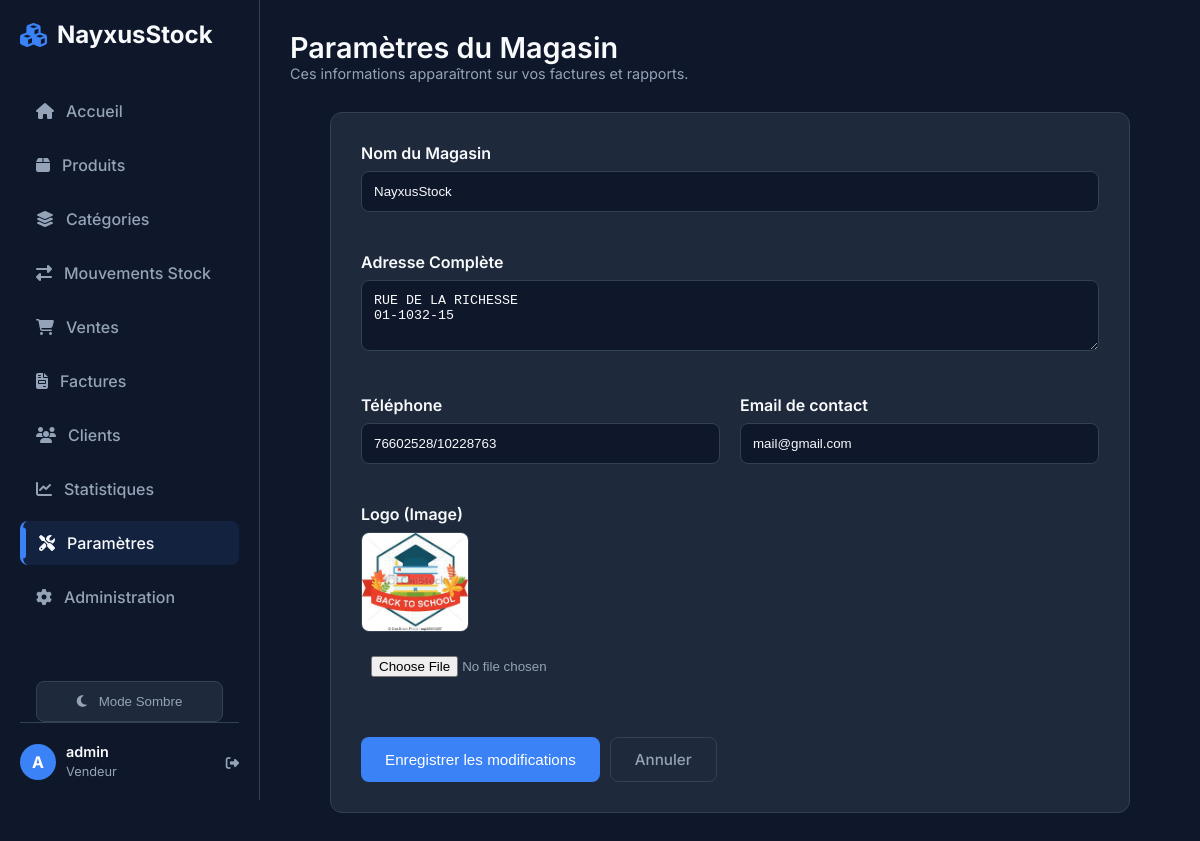
/settings/ (signed in), run on the app's committed database.
### core/models.py (models this page shows, shortened)
class StoreSettings(models.Model):
    name = models.CharField(max_length=100, default="NayxusStock", verbose_name="Nom du magasin")
    address = models.TextField(blank=True, null=True, verbose_name="Adresse")
    phone = models.CharField(max_length=50, blank=True, null=True, verbose_name="Téléphone")
    email = models.EmailField(blank=True, null=True, verbose_name="Email")
    logo = models.ImageField(upload_to='logo/', blank=True, null=True, verbose_name="Logo")
    class Meta:
        verbose_name = "Paramètres du magasin"
        verbose_name_plural = "Paramètres du magasin"
    @classmethod
    def get_settings(cls):
        obj, created = cls.objects.get_or_create(id=1)
        return obj

### users/models.py (models this page shows, shortened)
class User(AbstractUser):
    class Role(models.TextChoices):
        ADMIN = "ADMIN", "Administrateur"
        SELLER = "SELLER", "Vendeur"
    role = models.CharField(max_length=50, choices=Role.choices, default=Role.SELLER)
    phone = models.CharField(max_length=20, blank=True, null=True)

### core/views.py (the view)
# urls.py: path('settings/', views.StoreSettingsUpdateView.as_view(), name='store_settings'),
class StoreSettingsUpdateView(LoginRequiredMixin, UserPassesTestMixin, UpdateView):
    model = StoreSettings
    fields = ['name', 'address', 'phone', 'email', 'logo']
    template_name = 'core/store_settings_form.html'
    success_url = reverse_lazy('dashboard')
    def get_object(self, queryset=None):
        return StoreSettings.get_settings()
    def test_func(self):
        return self.request.user.is_superuser or self.request.user.is_staff
    def get_context_data(self, **kwargs):
        context = super().get_context_data(**kwargs)
        context['title'] = 'Paramètres du Magasin'
        return context

### core/context_processors.py (called while the page is built)
def store_info(request):
    return {
        'store': StoreSettings.get_settings()
    }

def stock_alerts(request):
    count = Product.objects.filter(quantity__lte=F('alert_threshold')).count()
    return {
        'low_stock_alert_count': count
    }

### core/templates/core/store_settings_form.html (shortened to what this page needs)
{% extends 'core/base.html' %}
{% block content %}
<div class="page-header">
    <div class="header-title">
        <h1 class="page-title">Paramètres du Magasin</h1>
        <p style="color: var(--text-secondary); font-size: 0.9rem;">Ces informations apparaîtront sur vos factures et rapports.</p>
    </div>
</div>
<div style="max-width: 800px; margin: 0 auto;">
    <form method="post" enctype="multipart/form-data" class="form-container" style="background: var(--bg-secondary); padding: 30px; border-radius: 12px; border: 1px solid var(--border-color);">
        <div style="display: grid; grid-template-columns: 1fr 1fr; gap: 20px;">
            <div style="grid-column: span 2; margin-bottom: 20px;">
                <label style="display: block; margin-bottom: 8px; font-weight: 600;">Nom du Magasin</label>
                <input type="text" name="name" value="{{ form.name.value|default:'' }}" style="width: 100%; padding: 12px; border-radius: 8px; border: 1px solid var(--border-color); background: var(--bg-primary); color: var(--text-primary);">
            </div>
            <div style="grid-column: span 2; margin-bottom: 20px;">
                <label style="display: block; margin-bottom: 8px; font-weight: 600;">Adresse Complète</label>
                <textarea name="address" rows="3" style="width: 100%; padding: 12px; border-radius: 8px; border: 1px solid var(--border-color); background: var(--bg-primary); color: var(--text-primary);">{{ form.address.value|default:'' }}</textarea>
            </div>
            <div style="margin-bottom: 20px;">
                <label style="display: block; margin-bottom: 8px; font-weight: 600;">Téléphone</label>
                <input type="text" name="phone" value="{{ form.phone.value|default:'' }}" style="width: 100%; padding: 12px; border-radius: 8px; border: 1px solid var(--border-color); background: var(--bg-primary); color: var(--text-primary);">
            </div>
            <div style="margin-bottom: 20px;">
                <label style="display: block; margin-bottom: 8px; font-weight: 600;">Email de contact</label>
                <input type="email" name="email" value="{{ form.email.value|default:'' }}" style="width: 100%; padding: 12px; border-radius: 8px; border: 1px solid var(--border-color); background: var(--bg-primary); color: var(--text-primary);">
            </div>
            <div style="grid-column: span 2; margin-bottom: 30px;">
                <label style="display: block; margin-bottom: 8px; font-weight: 600;">Logo (Image)</label>
                {% if store.logo %}
                <div style="margin-bottom: 10px;">
                    <img src="{{ store.logo.url }}" alt="Logo actuel" style="max-height: 100px; border-radius: 8px; border: 1px solid var(--border-color);">
                </div>
                {% endif %}
                <input type="file" name="logo" style="width: 100%; padding: 10px; color: var(--text-secondary);">
            </div>
        </div>
        <div style="display: flex; gap: 10px; margin-top: 20px;">
            <button type="submit" class="btn btn-primary" style="padding: 12px 24px;">Enregistrer les modifications</button>
            <a href="{% url 'dashboard' %}" class="btn btn-outline" style="padding: 12px 24px;">Annuler</a>
        </div>
    </form>
</div>
{% endblock %}

### core/templates/core/base.html (shortened to what this page needs)
{% load static %}
<!DOCTYPE html>
<html lang="fr">
<head>
    <link rel="stylesheet" href="https://cdnjs.cloudflare.com/ajax/libs/font-awesome/6.4.0/css/all.min.css">
    <link rel="stylesheet" href="{% static 'css/style.css' %}?v=1.1">
</head>
<body>
    <aside class="sidebar">
        <div class="brand">
            <i class="fas fa-cubes"></i>
            <span>{{ store.name }}</span>
        </div>
        <ul class="nav-links" style="overflow-y: auto; flex: 1; margin-right: -10px; padding-right: 10px;">
            <li class="nav-item">
                <a href="{% url 'dashboard' %}"
                    class="nav-link {% if request.resolver_match.url_name == 'dashboard' %}active{% endif %}">
                    <i class="fas fa-home"></i>
                    <span>Accueil</span>
                </a>
            </li>
            <li class="nav-item">
                <a href="{% url 'product_list' %}"
                    class="nav-link {% if request.resolver_match.url_name == 'product_list' %}active{% endif %}">
                    <i class="fas fa-box" {% if low_stock_alert_count > 0 %}style="color: #ef4444;"{% endif %}></i>
                    <span>Produits</span>
                </a>
            </li>
            <li class="nav-item">
                <a href="{% url 'category_list' %}"
                    class="nav-link {% if request.resolver_match.url_name == 'category_list' %}active{% endif %}">
                    <i class="fas fa-layer-group"></i>
                    <span>Catégories</span>
                </a>
            </li>
            <li class="nav-item">
                <a href="{% url 'stock_movement_list' %}"
                    class="nav-link {% if request.resolver_match.url_name == 'stock_movement_list' %}active{% endif %}">
                    <i class="fas fa-exchange-alt"></i>
                    <span>Mouvements Stock</span>
                </a>
            </li>
            <li class="nav-item">
                <a href="{% url 'sales_list' %}"
                    class="nav-link {% if request.resolver_match.url_name == 'sales_list' %}active{% endif %}">
                    <i class="fas fa-shopping-cart"></i>
                    <span>Ventes</span>
                </a>
            </li>
            <li class="nav-item">
                <a href="{% url 'invoice_list' %}"
                    class="nav-link {% if request.resolver_match.url_name == 'invoice_list' %}active{% endif %}">
                    <i class="fas fa-file-invoice"></i>
                    <span>Factures</span>
                </a>
            </li>
            <li class="nav-item">
                <a href="{% url 'customer_list' %}"
                    class="nav-link {% if request.resolver_match.url_name == 'customer_list' %}active{% endif %}">
                    <i class="fas fa-users"></i>
                    <span>Clients</span>
                </a>
            </li>
            <li class="nav-item">
                <a href="{% url 'statistics' %}"
                    class="nav-link {% if request.resolver_match.url_name == 'statistics' %}active{% endif %}">
                    <i class="fas fa-chart-line"></i>
                    <span>Statistiques</span>
                </a>
            </li>
            {% if user.is_staff or user.is_superuser %}
            <li class="nav-item">
                <a href="{% url 'store_settings' %}"
                    class="nav-link {% if request.resolver_match.url_name == 'store_settings' %}active{% endif %}">
                    <i class="fas fa-tools"></i>
                    <span>Paramètres</span>
                </a>
            </li>
            <li class="nav-item">
                <a href="{% url 'admin:index' %}" class="nav-link">
                    <i class="fas fa-cog"></i>
                    <span>Administration</span>
                </a>
            </li>
            {% endif %}
        </ul>
        <div style="margin-top: 20px; padding: 0 16px;">
            <button id="theme-toggle" class="nav-link" style="width: 100%; border: 1px solid var(--border-color); background: var(--bg-secondary); cursor: pointer; justify-content: center;">
                <i class="fas fa-moon" id="theme-icon"></i>
                <span id="theme-text">Mode Sombre</span>
            </button>
        </div>
        <div class="user-profile">
            <div class="avatar">{{ user.username|make_list|first|upper }}</div>
            <div class="user-info-text">
                <span class="user-name">{{ user.username }}</span>
                <span class="user-role">{{ user.get_role_display|default:"User" }}</span>
            </div>
            <form action="{% url 'logout' %}" method="post" style="display:inline;">
                <button type="submit"
                    style="background:none; border:none; color: var(--text-secondary); cursor: pointer; padding: 0;"><i
                        class="fas fa-sign-out-alt"></i></button>
            </form>
        </div>
    </aside>
    <main class="main-content">
        {% block content %}
        {% endblock %}
    </main>
</body>
</html>

### static/css/style.css (style rules this page uses)
:root { --bg-primary: #0f172a; --bg-secondary: #1e293b; --bg-sidebar: #0f172a; --accent: #3b82f6; --accent-hover: #2563eb; --text-primary: #f8fafc; --text-secondary: #94a3b8; --border-color: #334155; --success: #10b981; --danger: #ef4444; --warning: #f59e0b; --table-header-bg: transparent; --table-row-bg: #1e293b; --font-family: 'Inter', sans-serif; --shadow: 0 4px 12px rgba(0, 0, 0, 0.3); --transition: background-color 0.3s ease, color 0.3s ease, border-color 0.3s ease, transform 0.3s ease; }
body { transition: background-color var(--transition), color var(--transition); }
.sidebar, .main-content, .nav-link, .stat-card, .table-container, tr.data-row td, .btn, .search-bar { transition: var(--transition); }
* { box-sizing: border-box; margin: 0; padding: 0; }
body { background-color: var(--bg-primary); color: var(--text-primary); font-family: var(--font-family); display: flex; min-height: 100vh; }
.sidebar { width: 260px; background-color: var(--bg-sidebar); padding: 20px; display: flex; flex-direction: column; border-right: 1px solid var(--border-color); position: fixed; height: 100vh; left: 0; top: 0; z-index: 100; }
.brand { font-size: 1.5rem; font-weight: bold; color: var(--text-primary); margin-bottom: 40px; display: flex; align-items: center; gap: 10px; }
.brand i { color: var(--accent); }
.nav-links { list-style: none; flex: 1; overflow-y: auto; overflow-x: hidden; padding-right: 5px; }
.nav-item { margin-bottom: 10px; }
.nav-link { display: flex; align-items: center; gap: 12px; padding: 12px 16px; color: var(--text-secondary); text-decoration: none; border-radius: 8px; transition: all 0.2s; font-weight: 500; }
.nav-link:hover, .nav-link.active { background-color: rgba(59, 130, 246, 0.1); color: var(--text-primary); }
.nav-link.active { border-left: 3px solid var(--accent); }
.main-content { margin-left: 260px; flex: 1; padding: 30px; background-color: var(--bg-primary); width: calc(100% - 260px); }
.page-header { display: flex; justify-content: space-between; align-items: center; margin-bottom: 30px; }
.page-title { font-size: 1.8rem; font-weight: 600; }
.btn { padding: 10px 20px; border-radius: 8px; border: none; font-weight: 500; cursor: pointer; text-decoration: none; transition: background 0.2s; display: inline-flex; align-items: center; gap: 8px; font-size: 0.95rem; }
.btn-primary { background-color: var(--accent); color: white; }
.btn-outline { background-color: transparent; border: 1px solid var(--border-color); color: var(--text-secondary); }
.user-profile { margin-top: auto; padding-top: 20px; border-top: 1px solid var(--border-color); display: flex; align-items: center; gap: 10px; }
.avatar { width: 36px; height: 36px; border-radius: 50%; background-color: var(--accent); display: flex; justify-content: center; align-items: center; font-weight: bold; color: white; }
.user-info-text { flex: 1; }
.user-name { font-size: 0.9rem; font-weight: 600; display: block; }
.user-role { font-size: 0.8rem; color: var(--text-secondary); }
.btn { transition: all 0.3s ease; position: relative; overflow: hidden; }
.btn::before { content: ''; position: absolute; top: 50%; left: 50%; width: 0; height: 0; border-radius: 50%; background: rgba(255, 255, 255, 0.1); transform: translate(-50%, -50%); transition: width 0.6s, height 0.6s; }
.nav-link { position: relative; }
.nav-link::after { content: ''; position: absolute; left: 0; top: 50%; transform: translateY(-50%); width: 3px; height: 0; background: var(--accent); border-radius: 0 3px 3px 0; transition: height 0.3s ease; }
.nav-link.active::after, .nav-link:hover::after { height: 70%; }

### data on the page
StoreSettings: name "NayxusStock", address "RUE DE LA RICHESSE 01-1032-15", phone "76602528/10228763", email "mail@gmail.com", logo (picture)
User: username|make_list "A", username "admin", role "Vendeur"
